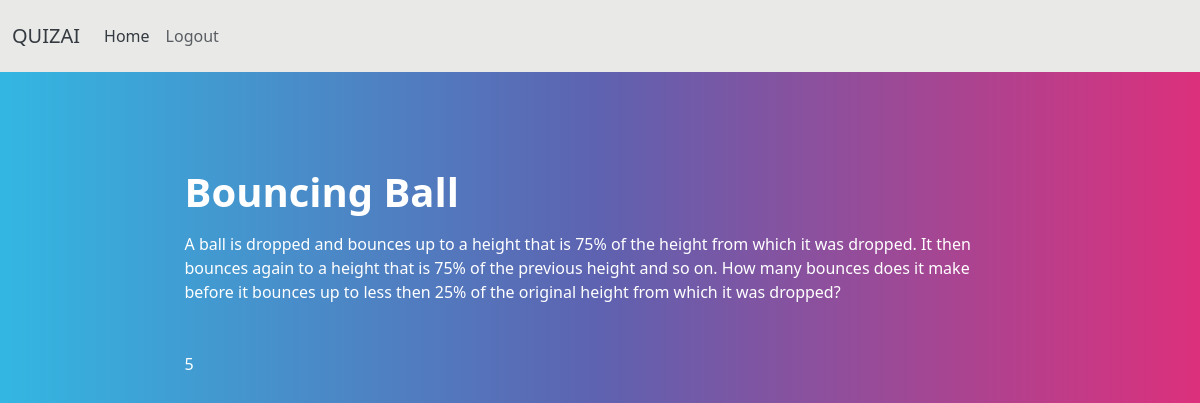
Screenshot of /blog/Bouncing-Ball (signed in) with the database file from the repository.
### models.py (models this page shows, shortened)
class Post(db.Model):
    id = db.Column(db.Integer, primary_key=True)
    title = db.Column(db.String(140))
    slug = db.Column(db.String(140), unique=True)
    body = db.Column(db.Text)
    answer = db.Column(db.String(100))
    created = db.Column(db.DateTime, default=datetime.now())
    tags = db.relationship('Tag', secondary=posts_tags, backref=db.backref('posts'), lazy='dynamic')

### posts/blueprint.py (the view)
@posts.route('/<slug>')
def post_detail(slug):
    post = Post.query.filter(Post.slug==slug).first()
    return render_template('posts/post_detail.html', post=post)

### posts/templates/posts/post_detail.html (shortened to what this page needs)
{% extends 'base.html' %}
{% block content %}
    <div class="">
        <h1>{{ post.title }}</h1>
        {{ post.body }}
        <br><br><br>
        {{ post.answer }}
    </div>
{% endblock %}

### rows the page displays
Post: title "Bouncing Ball", body "A ball is dropped and bounces up to a height that is 75% of the height from which it was dropped. It then bounces again to a height that is 75% of the previous height and so on. How many bounces does it make before it bounces up to less then 25% of the original height from which it was dropped?", answer "5"
